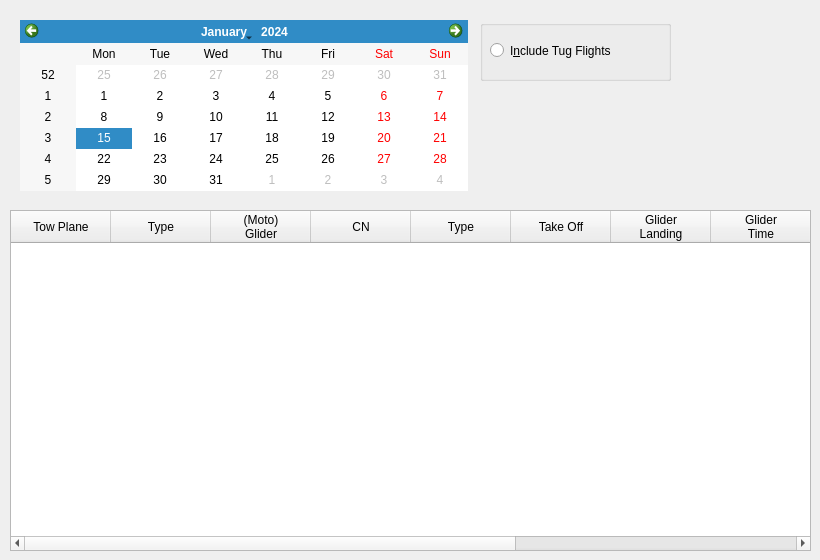
        <widget class="QWidget" name="FlightLog">
         <attribute name="title">
          <string>Flight Logs</string>
         </attribute>
         <widget class="QTableWidget" name="FlightLogTable">
          <property name="geometry">
           <rect>
            <x>10</x>
            <y>210</y>
            <width>801</width>
            <height>341</height>
           </rect>
          </property>
          <property name="sizePolicy">
           <sizepolicy hsizetype="Preferred" vsizetype="Preferred">
            <horstretch>0</horstretch>
            <verstretch>0</verstretch>
           </sizepolicy>
          </property>
          <property name="font">
           <font>
            <pointsize>9</pointsize>
           </font>
          </property>
          <property name="toolTip">
           <string>&lt;html&gt;&lt;head/&gt;&lt;body&gt;&lt;p&gt;Flight Log data&lt;/p&gt;&lt;/body&gt;&lt;/html&gt;</string>
          </property>
          <property name="editTriggers">
           <set>QAbstractItemView::NoEditTriggers</set>
          </property>
          <property name="selectionMode">
           <enum>QAbstractItemView::SingleSelection</enum>
          </property>
          <property name="selectionBehavior">
           <enum>QAbstractItemView::SelectRows</enum>
          </property>
          <property name="columnCount">
           <number>11</number>
          </property>
          <column>
           <property name="text">
            <string>Tow Plane</string>
           </property>
           <property name="font">
            <font>
             <pointsize>9</pointsize>
            </font>
           </property>
           <property name="textAlignment">
            <set>AlignCenter</set>
           </property>
          </column>
          <column>
           <property name="text">
            <string>Type</string>
           </property>
           <property name="font">
            <font>
             <pointsize>9</pointsize>
            </font>
           </property>
          </column>
          <column>
           <property name="text">
            <string>(Moto) 
Glider</string>
           </property>
          </column>
          <column>
           <property name="text">
            <string>CN</string>
           </property>
          </column>
          <column>
           <property name="text">
            <string>Type</string>
           </property>
          </column>
          <column>
           <property name="text">
            <string>Take Off</string>
           </property>
          </column>
          <column>
           <property name="text">
            <string>Glider 
Landing</string>
           </property>
          </column>
          <column>
           <property name="text">
            <string>Glider 
Time</string>
           </property>
          </column>
          <column>
           <property name="text">
            <string>Tow Plane 
Max Alt (QFE)</string>
           </property>
          </column>
          <column>
           <property name="text">
            <string>Glider 
Max Alt</string>
           </property>
          </column>
          <column>
           <property name="text">
            <string>Track File</string>
           </property>
          </column>
         </widget>
         <widget class="QCalendarWidget" name="FlightLogcalendar">
          <property name="geometry">
           <rect>
            <x>20</x>
            <y>20</y>
            <width>448</width>
            <height>171</height>
           </rect>
          </property>
          <property name="toolTip">
           <string>&lt;html&gt;&lt;head/&gt;&lt;body&gt;&lt;p&gt;Date for which flight log data to be calculated&lt;/p&gt;&lt;/body&gt;&lt;/html&gt;</string>
          </property>
         </widget>
         <widget class="QGroupBox" name="IncludeTugsBox">
          <property name="geometry">
           <rect>
            <x>480</x>
            <y>20</y>
            <width>191</width>
            <height>61</height>
           </rect>
          </property>
          <property name="toolTip">
           <string>&lt;html&gt;&lt;head/&gt;&lt;body&gt;&lt;p&gt;Include Tug FLights if checked&lt;/p&gt;&lt;/body&gt;&lt;/html&gt;</string>
          </property>
          <property name="title">
           <string/>
          </property>
          <widget class="QRadioButton" name="IncludeTugsButton">
           <property name="geometry">
            <rect>
             <x>10</x>
             <y>20</y>
             <width>161</width>
             <height>21</height>
            </rect>
           </property>
           <property name="toolTip">
            <string>&lt;html&gt;&lt;head/&gt;&lt;body&gt;&lt;p&gt;Include Tug FLights if checked&lt;/p&gt;&lt;/body&gt;&lt;/html&gt;</string>
           </property>
           <property name="text">
            <string>I&amp;nclude Tug Flights</string>
           </property>
          </widget>
         </widget>
        </widget>
